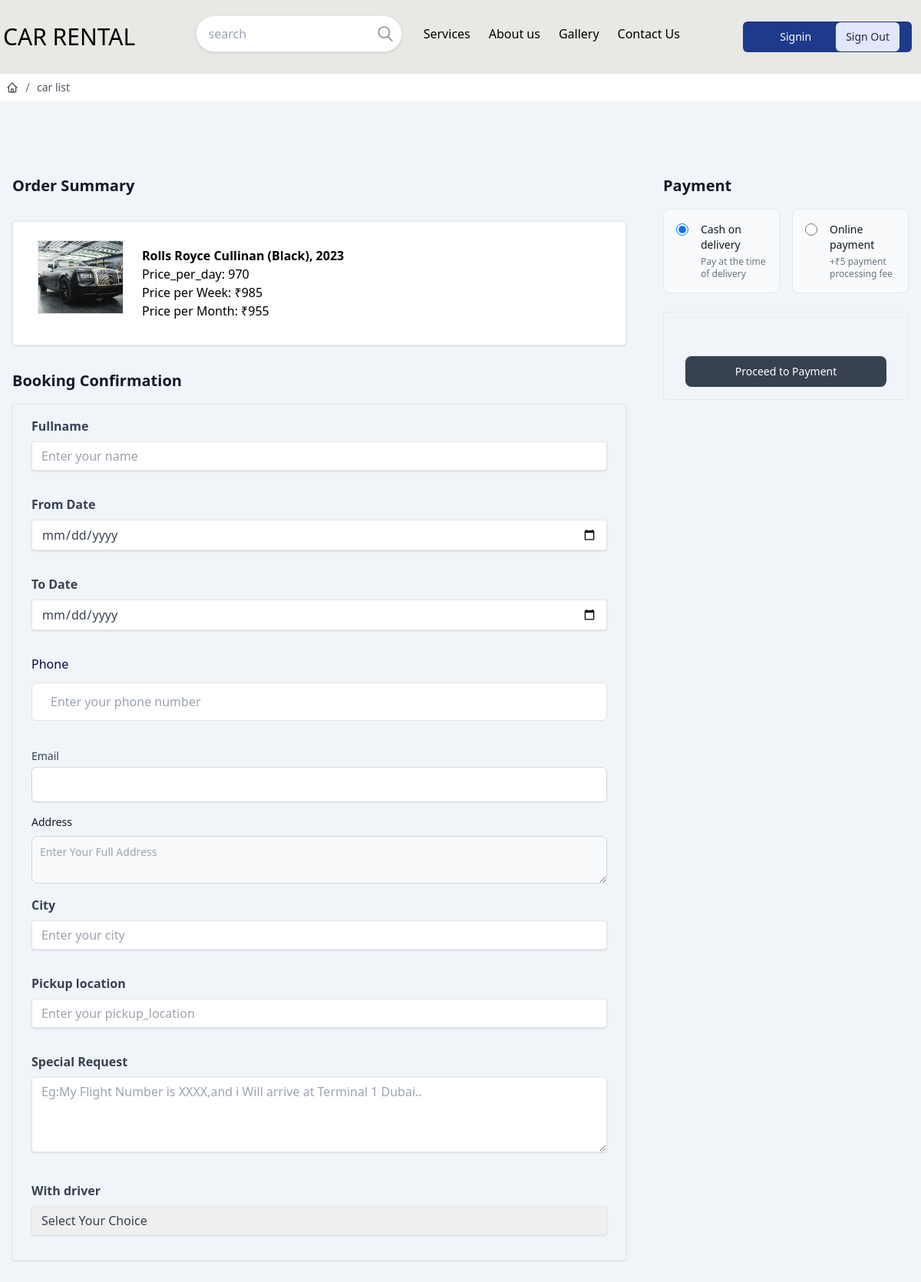
The app's page /car/95/booking/ (signed in) with its own data.
### store/models.py (models this page shows, shortened)
class BaseModel(models.Model):
    creaed_date=models.DateTimeField(auto_now_add=True)
    updated_date=models.DateTimeField(auto_now=True)
    is_active=models.BooleanField(default=False)

class Car(BaseModel):
    title=models.CharField(max_length=200)
    category_objects=models.ManyToManyField(Category)
    brand_object=models.ForeignKey(Brand,on_delete=models.CASCADE,related_name="brands")
    body=models.ForeignKey(BodyType,on_delete=models.CASCADE,related_name="cars")
    year=models.PositiveIntegerField()
    CONDITION_CHOICES=(
        ("New","New"),
        ("Used","Used"),
    )
    condition=models.CharField(max_length=20,choices=CONDITION_CHOICES,default="used")
    gear_type=models.CharField(max_length=100,default="Automatic")
    fuel_choices=(
        ("petrol","Petrol"),
        ("diesel","Diesel"),
        ("Electric","Electric"),
        ("Hybrid","Hybrid")
    )
    fuel_type=models.CharField(max_length=100,choices=fuel_choices,default="petrol")
    mileage=models.CharField(max_length=200)
    color=models.CharField(max_length=100)
    seats=models.PositiveIntegerField()
    picture=models.ImageField(upload_to="car_images",null=True,blank=True)
    price_per_day=models.PositiveIntegerField()
    price_per_week=models.PositiveIntegerField()
    price_per_month=models.PositiveIntegerField()
    stock_car=models.PositiveIntegerField(default=0)
    description=models.TextField()

### store/views.py (the view, shortened to what this page needs)
# urls.py: path('car/<int:pk>/booking/',views.CarBookingConfirmView.as_view(),name="booking-confirm"),
@method_decorator(decs,name="dispatch")
class CarBookingConfirmView(View):
    template_name="booking_confirm.html"
    form_class=BookingConfirmForm
    def get(self,request,*args,**kwargs):
        car_id=kwargs.get("pk")
        car=Car.objects.get(id=car_id)
        form_instance=self.form_class()
        discount=car.discounts.filter(active=True).first()
        return render(request,self.template_name,{"form":form_instance,"car":car, "discount": discount})

### store/forms.py (shortened to what this page needs)
class BookingConfirmForm(forms.ModelForm):
    class Meta:
        model=CarBooking
        fields=['fullname', 'from_date','to_date','phone','email','address','city','pickup_location','special_request','with_driver','payment_method']
        widgets={
            "from_date":forms.DateInput(attrs={"class":"form-control","type":"date"}),
            "to_date":forms.DateInput(attrs={"class":"form-control","type":"date"}),
            "with_driver":forms.Select(attrs={"class":"form-control form-select"})
        }

### store/templates/booking_confirm.html (shortened to what this page needs)
{%extends 'base.html'%}
{%block main_block%}
<div class="p-2 ">
    <nav aria-label="Breadcrumb">
        <ol class="flex items-center gap-1 text-sm text-gray-600">
            <li>
                <a href="{% url 'home' %}" class="block transition hover:text-gray-700">
                </a>
            </li>
            <li class="rtl:rotate-180">
                <svg xmlns="http://www.w3.org/2000/svg" fill="none" viewBox="0 0 24 24" stroke-width="1.5"
                    stroke="currentColor" class="size-4">
                    <path stroke-linecap="round" stroke-linejoin="round" d="m9 20.247 6-16.5" />
                </svg>
            </li>
            <li>
                <a href="{% url 'car-list'%}" class="block transition hover:text-gray-700"> car list </a>
            </li>
        </ol>
    </nav>
</div>
<section class="bg-slate-100 py-8 antialiased light:bg-gray-900 md:py-16">
    <form action="" method="post" class="mx-auto max-w-screen-xl px-4 2xl:px-0">
        <div class="mt-6 sm:mt-8 lg:flex lg:items-start lg:gap-12 xl:gap-16">
            <div class="min-w-0 flex-1 space-y-8">
                  <h2 class="text-xl font-semibold text-gray-900 light:text-white">Order Summary</h2>
                  <div class="space-y-3 border bg-white px-2 py-4 sm:px-6 shadow rounded">
                      <div class="flex flex-col rounded-lg bg-white sm:flex-row">
                          <img class="m-2 h-24 w-28 border object-cover object-center" src="{{car.picture.url}}" alt="" />
                          <div class="flex w-full flex-col px-4 py-4">
                              <span class="font-semibold">{{car.title}}</span>
                              <span class="float-right text-dark-400">Price_per_day: {{car.price_per_day}}</span>
                              <span class="float-right text-dark-400">Price per Week: ₹{{ car.price_per_week }}</span>
                              <span class="float-right text-dark-400">Price per Month: ₹{{ car.price_per_month }}</span>
                          </div>
                      </div>
                  </div>
                <div class="space-y-4">
                    <h2 class="text-xl font-semibold text-gray-900 light:text-white">Booking Confirmation</h2>
                    <div class="grid grid-cols-1 gap-4 sm:grid-cols-1 border px-4 py-4 sm:px-6 shadow rounded">
                        <div class="mb-4">
                            <label class="block text-gray-700 font-bold mb-2" for="name">
                                Fullname
                            </label>
                            <input
                                class="shadow appearance-none border rounded w-full py-2 px-3 text-gray-700 leading-tight focus:outline-none focus:shadow-outline"
                                name="fullname" type="text" placeholder="Enter your name">
                        </div>
                        <div class="mb-4">
                            <label class="block text-gray-700 font-bold mb-2" for="date">
                                From Date
                            </label>
                            <input
                                class="shadow appearance-none border rounded w-full py-2 px-3 text-gray-700 leading-tight focus:outline-none focus:shadow-outline"
                                name="from_date" type="date" placeholder="Select a date">
                        </div>
                        <div class="mb-4">
                            <label class="block text-gray-700 font-bold mb-2" for="date">
                                To Date
                            </label>
                            <input
                                class="shadow appearance-none border rounded w-full py-2 px-3 text-gray-700 leading-tight focus:outline-none focus:shadow-outline"
                                name="to_date" type="date" placeholder="Select a date">
                        </div>
                        <div class="mb-5">
                            <label for="number" class="mb-3 block text-base font-medium text-[#07074D]">
                                Phone
                            </label>
                            <input type="text" name="phone"  placeholder="Enter your phone number"
                                class="w-full rounded-md border border-[#e0e0e0] bg-white py-3 px-6 text-base font-medium text-[#6B7280] outline-none focus:border-[#6A64F1] focus:shadow-md" />
                        </div>
                        <div>
                            <label for="email" class="block text-sm font-medium text-gray-700">Email</label>
                            <div class="mt-1">
                                <input name="email" type="email" autocomplete="email-address" required
                                    class="px-2 py-3 mt-1 block w-full rounded-md border border-gray-300 shadow-sm focus:border-sky-500 focus:outline-none focus:ring-sky-500 sm:text-sm" />
                            </div>
                        </div>
                        <div>
                            <label for="address" class="mb-2 block text-sm font-medium text-gray-900 light:text-white">
                                Address  </label>
                            <textarea name="address"
                                class="block w-full rounded-lg border border-gray-300 bg-gray-50 p-2.5 text-sm text-gray-900 focus:border-primary-500 focus:ring-primary-500 light:border-gray-600 light:bg-gray-700 light:text-white light:placeholder:text-gray-400 light:focus:border-primary-500 light:focus:ring-primary-500"
                                placeholder="Enter Your Full Address"></textarea>
                        </div>
                        <div class="mb-4">
                            <label class="block text-gray-700 font-bold mb-2" for="city">
                                City
                            </label>
                            <input
                                class="shadow appearance-none border rounded w-full py-2 px-3 text-gray-700 leading-tight focus:outline-none focus:shadow-outline"
                                name="city" type="text" placeholder="Enter your city">
                        </div>
                        <div class="mb-4">
                            <label class="block text-gray-700 font-bold mb-2" for="location">
                                Pickup location
                            </label>
                            <input
                                class="shadow appearance-none border rounded w-full py-2 px-3 text-gray-700 leading-tight focus:outline-none focus:shadow-outline"
                                name="pickup_location" type="text" placeholder="Enter your pickup_location">
                        </div>
                        <div class="mb-4">
                            <label class="block text-gray-700 font-bold mb-2" for="message" >
                                Special Request
                            </label>
                            <textarea
                                class="shadow appearance-none border rounded w-full py-2 px-3 text-gray-700 leading-tight focus:outline-none focus:shadow-outline"
                                name="special_request"   rows="4"
                                placeholder="Eg:My Flight Number is XXXX,and i Will arrive at Terminal 1 Dubai.."></textarea>
                        </div>
                        <div class="mb-4">
                            <label class="block text-gray-700 font-bold mb-2" for="with_driver">
                                With driver
                            </label>
                            <select
                                class="shadow appearance-none border rounded w-full py-2 px-3 text-gray-700 leading-tight focus:outline-none focus:shadow-outline"
                                name="with_driver" >
                                <option value="Select Your Choice">Select Your Choice</option>
                            </select>
                        </div>
                    </div>
                </div>
            </div>
            <div class="mt-6 w-full space-y-6 sm:mt-8 lg:mt-0 lg:max-w-xs xl:max-w-md">
                <div class="space-y-4">
                    <h3 class="text-xl font-semibold text-gray-900 light:text-white">Payment</h3>
                    <div class="grid grid-cols-1 gap-4 md:grid-cols-2">
                        <div
                            class="rounded-lg border border-gray-200 bg-gray-50 p-4 ps-4 light:border-gray-700 light:bg-gray-800">
                            <div class="flex items-start">
                                <div class="flex h-5 items-center">
                                    <input id="credit-card" name="payment_method" aria-describedby="credit-card-text"
                                        type="radio" value="COD"
                                        class="h-4 w-4 border-gray-300 bg-white text-primary-600 focus:ring-2 focus:ring-primary-600 light:border-gray-600 light:bg-gray-700 light:ring-offset-gray-800 light:focus:ring-primary-600"
                                        checked />
                                </div>
                                <div class="ms-4 text-sm">
                                    <label for="credit-card"
                                        class="font-medium leading-none text-gray-900 light:text-white"> Cash on
                                        delivery </label>
                                    <p id="credit-card-text"
                                        class="mt-1 text-xs font-normal text-gray-500 light:text-gray-400">Pay at the
                                        time of delivery</p>
                                </div>
                            </div>
                        </div>
                        <div
                            class="rounded-lg border border-gray-200 bg-gray-50 p-4 ps-4 light:border-gray-700 light:bg-gray-800">
                            <div class="flex items-start">
                                <div class="flex h-5 items-center">
                                    <input id="pay-on-delivery" name="payment_method"
                                        aria-describedby="pay-on-delivery-text" type="radio" value="ONLINE"
                                        class="h-4 w-4 border-gray-300 bg-white text-primary-600 focus:ring-2 focus:ring-primary-600 light:border-gray-600 light:bg-gray-700 light:ring-offset-gray-800 light:focus:ring-primary-600" />
                                </div>
                                <div class="ms-4 text-sm">
                                    <label for="pay-on-delivery"
                                        class="font-medium leading-none text-gray-900 light:text-white"> Online payment
                                    </label>
                                    <p id="pay-on-delivery-text"
                                        class="mt-1 text-xs font-normal text-gray-500 light:text-gray-400">+₹5 payment
                                        processing fee</p>
                                </div>
                            </div>
                        </div>
                    </div>
                </div>
                <div class="flow-root border rounded p-7">
                    <div class="-my-3 divide-y divide-gray-200 light:divide-gray-800">
                        <dl class="flex items-center justify-between gap-4 py-3">
                        </dl>
                    <div class="space-y-3 mt-4">
                        <button type="submit"
                            class="flex w-full items-center justify-center rounded-lg bg-gray-700 px-5 py-2.5 text-sm font-medium text-white hover:bg-gray-800 focus:outline-none focus:ring-4 focus:ring-gray-300 light:bg-gray-600 light:hover:bg-gray-700 light:focus:ring-gray-800">Proceed
                            to Payment</button>
                    </div>
                </div>
            </div>
        </div>
    </form>
</section>
{%endblock%}

### records on screen
Car: picture (picture), title "Rolls Royce Cullinan (Black), 2023", price_per_day "970", price_per_week "985", price_per_month "955"
